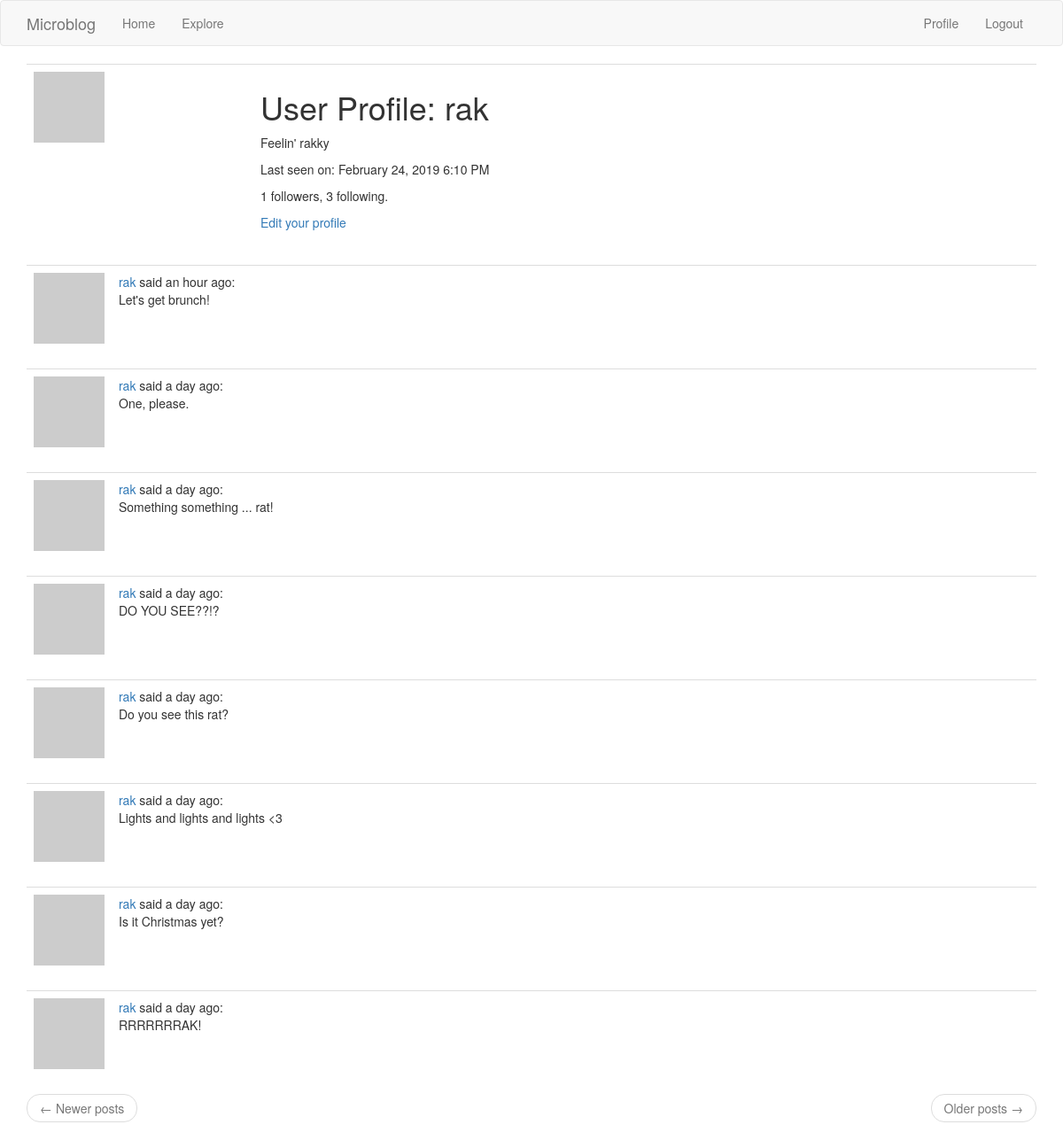
Screenshot of /user/rak (signed in) with the database file from the repository.
### app/models.py (models this page shows, shortened)
class User(UserMixin, db.Model):
    id = db.Column(db.Integer, primary_key=True)
    username = db.Column(db.String(32), index=True, unique=True)
    email = db.Column(db.String(128), index=True, unique=True)
    password_hash = db.Column(db.String(128))
    posts = db.relationship('Post', backref='author', lazy='dynamic')
    about_me = db.Column(db.String(140))
    last_seen = db.Column(db.DateTime, default=datetime.utcnow)
    followed = db.relationship(
        'User', secondary=followers,
        primaryjoin=(followers.c.follower_id == id),  # the 'c' attribute of any table contains its columns
        secondaryjoin=(followers.c.followed_id == id),
        backref=db.backref('followers', lazy='dynamic'),
        lazy='dynamic')
    def avatar(self, size):
        digest = md5(self.email.lower().encode('utf-8')).hexdigest()  # returns a string hex code
        return 'https://www.gravatar.com/avatar/{}?s={}&d=identicon'.format(digest, size)

class Post(db.Model):
    id = db.Column(db.Integer, primary_key=True)
    body = db.Column(db.String(140))
    timestamp = db.Column(db.DateTime, index=True, default=datetime.utcnow)
    user_id = db.Column(db.Integer, db.ForeignKey('user.id'))

### app/routes.py (the view)
@app.route('/user/<username>')
@login_required
def user(username):
    user = User.query.filter_by(username=username).first_or_404()  # if user isn't found, return a 404 error
    page = request.args.get('page', 1, type=int)
    posts = user.posts.order_by(Post.timestamp.desc()).paginate(
        page, app.config['POSTS_PER_PAGE'], False)
    prev_url = url_for('user', username=user.username, page=posts.prev_num) if posts.has_prev else None
    next_url = url_for('user', username=user.username, page=posts.next_num) if posts.has_next else None
    return render_template('user.html', user=user, posts=posts.items, next_url=next_url, prev_url=prev_url)

### app/models.py (called while the page is built)
@login.user_loader
def load_user(id):
    return User.query.get(int(id))

### app/routes.py (called while the page is built)
@app.before_request
def before_request():
    if current_user.is_authenticated:
        current_user.last_seen = datetime.utcnow()
        db.session.commit()

### app/templates/user.html
{% extends "base.html" %}
{% block app_content %}
    <table class="table table-hover">
        <tr>
            <td width="256px"><img src="{{ user.avatar(200) }}"></td>
            <td>
                <h1>User Profile: {{ user.username }}</h1>
                {% if user.about_me %}
                    <p>{{ user.about_me }}</p>
                {% endif %}
                {% if user.last_seen %}
                    <p>Last seen on: {{ moment(user.last_seen).format('LLL') }}</p>
                {% endif %}
                <p>{{ user.followers.count() }} followers, {{ user.followed.count() }} following.</p>
                {% if user == current_user %}
                    <p><a href="{{ url_for('edit_profile') }}">Edit your profile</a></p>
                {% elif not current_user.is_following(user) %}
                    <p><a href="{{ url_for('follow', username=user.username) }}">Follow</a></p>
                {% else %}
                    <p><a href="{{ url_for('unfollow', username=user.username) }}">Unfollow</a></p>
                {% endif %}
            </td>
        </tr>
    </table>
    {% for post in posts %}
        {% include '_post.html' %}
    {% endfor %}
    <nav aria-label="...">
        <ul class="pager">
            <li class="previous{% if not prev_url %} disabled{% endif %}">
                <a href="{{ prev_url or '#' }}">
                    <span aria-hidden="true">&larr;</span> Newer posts
                </a>
            </li>
            <li class="next{% if not next_url %} disabled{% endif %}">
                <a href="{{ next_url or '#' }}">
                    Older posts <span aria-hidden="true">&rarr;</span>
                </a>
            </li>
        </ul>
    </nav>
{% endblock %}

### app/templates/_post.html
<table class="table table-hover">
    <tr>
        <td width="70px">
            <a href="{{ url_for('user', username=post.author.username) }}">
                <img src="{{ post.author.avatar(70) }}" />
            </a>
        </td>
        <td>
            <a href="{{ url_for('user', username=post.author.username) }}">
                {{ post.author.username }}
            </a>
            said {{ moment(post.timestamp).fromNow() }}:
            <br>
            {{ post.body }}
        </td>
    </tr>
</table>

### rows the page displays
User: username "rak", about_me "Feelin' rakky", last_seen "February 24, 2019 6:10 PM"
Post: author.username "rak", timestamp "an hour ago", body "Let's get brunch!"
Post: author.username "rak", timestamp "a day ago", body "One, please."
Post: author.username "rak", timestamp "a day ago", body "Something something ... rat!"
Post: author.username "rak", timestamp "a day ago", body "DO YOU SEE??!?"
Post: author.username "rak", timestamp "a day ago", body "Do you see this rat?"
Post: author.username "rak", timestamp "a day ago", body "Lights and lights and lights <3"
Post: author.username "rak", timestamp "a day ago", body "Is it Christmas yet?"
Post: author.username "rak", timestamp "a day ago", body "RRRRRRRAK!"

### other values shown
{{ user.followers.count() }} "1"
{{ user.followed.count() }} "3"
